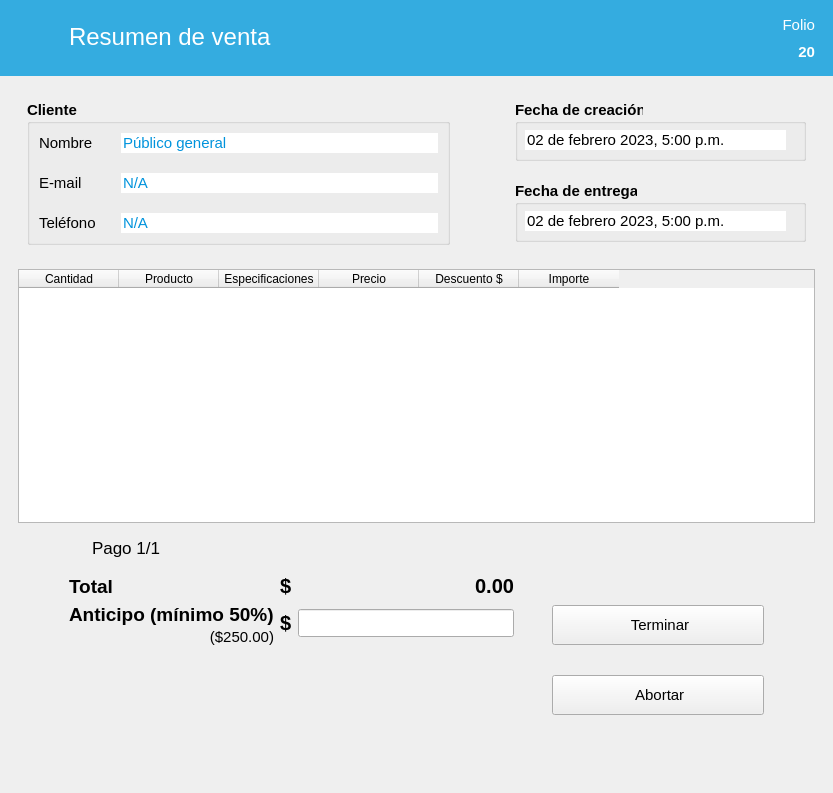
<?xml version="1.0" encoding="UTF-8"?>
<ui version="4.0">
 <class>ConfirmarVenta</class>
 <widget class="QWidget" name="ConfirmarVenta">
  <property name="windowModality">
   <enum>Qt::ApplicationModal</enum>
  </property>
  <property name="geometry">
   <rect>
    <x>0</x>
    <y>0</y>
    <width>833</width>
    <height>793</height>
   </rect>
  </property>
  <property name="windowTitle">
   <string>Form</string>
  </property>
  <layout class="QVBoxLayout" name="verticalLayout">
   <property name="leftMargin">
    <number>0</number>
   </property>
   <property name="topMargin">
    <number>0</number>
   </property>
   <property name="rightMargin">
    <number>0</number>
   </property>
   <item>
    <widget class="QFrame" name="frame">
     <property name="styleSheet">
      <string notr="true">QFrame { background-color: rgb(52, 172, 224); }</string>
     </property>
     <property name="frameShadow">
      <enum>QFrame::Raised</enum>
     </property>
     <layout class="QHBoxLayout" name="horizontalLayout">
      <property name="topMargin">
       <number>5</number>
      </property>
      <property name="bottomMargin">
       <number>5</number>
      </property>
      <item alignment="Qt::AlignLeft|Qt::AlignTop">
       <widget class="QFrame" name="frame_5">
        <property name="frameShadow">
         <enum>QFrame::Raised</enum>
        </property>
        <layout class="QHBoxLayout" name="horizontalLayout_2">
         <item>
          <widget class="QLabel" name="label">
           <property name="minimumSize">
            <size>
             <width>45</width>
             <height>45</height>
            </size>
           </property>
           <property name="font">
            <font>
             <pointsize>18</pointsize>
            </font>
           </property>
           <property name="styleSheet">
            <string notr="true">image: url(:/img/resources/images/shopping-cart.png);</string>
           </property>
           <property name="text">
            <string/>
           </property>
          </widget>
         </item>
         <item>
          <widget class="QLabel" name="label_17">
           <property name="minimumSize">
            <size>
             <width>211</width>
             <height>41</height>
            </size>
           </property>
           <property name="font">
            <font>
             <pointsize>18</pointsize>
            </font>
           </property>
           <property name="styleSheet">
            <string notr="true">color: rgb(255, 255, 255);</string>
           </property>
           <property name="text">
            <string>Resumen de venta</string>
           </property>
          </widget>
         </item>
        </layout>
       </widget>
      </item>
      <item alignment="Qt::AlignRight|Qt::AlignTop">
       <widget class="QFrame" name="frame_6">
        <property name="frameShadow">
         <enum>QFrame::Raised</enum>
        </property>
        <layout class="QVBoxLayout" name="verticalLayout_2">
         <item>
          <widget class="QLabel" name="label_5">
           <property name="minimumSize">
            <size>
             <width>41</width>
             <height>21</height>
            </size>
           </property>
           <property name="font">
            <font>
             <pointsize>11</pointsize>
            </font>
           </property>
           <property name="styleSheet">
            <string notr="true">color: rgb(255, 255, 255);</string>
           </property>
           <property name="text">
            <string>Folio</string>
           </property>
           <property name="alignment">
            <set>Qt::AlignRight|Qt::AlignTrailing|Qt::AlignVCenter</set>
           </property>
          </widget>
         </item>
         <item>
          <widget class="QLabel" name="lbFolio">
           <property name="minimumSize">
            <size>
             <width>61</width>
             <height>21</height>
            </size>
           </property>
           <property name="font">
            <font>
             <pointsize>11</pointsize>
             <bold>true</bold>
            </font>
           </property>
           <property name="styleSheet">
            <string notr="true">color: rgb(255, 255, 255);</string>
           </property>
           <property name="text">
            <string>20</string>
           </property>
           <property name="alignment">
            <set>Qt::AlignRight|Qt::AlignTrailing|Qt::AlignVCenter</set>
           </property>
          </widget>
         </item>
        </layout>
       </widget>
      </item>
     </layout>
    </widget>
   </item>
   <item>
    <widget class="QFrame" name="frame_2">
     <property name="frameShadow">
      <enum>QFrame::Raised</enum>
     </property>
     <layout class="QHBoxLayout" name="horizontalLayout_3">
      <property name="leftMargin">
       <number>18</number>
      </property>
      <property name="rightMargin">
       <number>18</number>
      </property>
      <item alignment="Qt::AlignTop">
       <widget class="QFrame" name="frame_7">
        <property name="frameShadow">
         <enum>QFrame::Raised</enum>
        </property>
        <layout class="QHBoxLayout" name="horizontalLayout_5">
         <property name="rightMargin">
          <number>50</number>
         </property>
         <item>
          <widget class="QGroupBox" name="groupBox">
           <property name="minimumSize">
            <size>
             <width>361</width>
             <height>131</height>
            </size>
           </property>
           <property name="font">
            <font>
             <pointsize>11</pointsize>
             <bold>true</bold>
            </font>
           </property>
           <property name="title">
            <string>Cliente</string>
           </property>
           <property name="flat">
            <bool>true</bool>
           </property>
           <layout class="QGridLayout" name="gridLayout">
            <property name="horizontalSpacing">
             <number>25</number>
            </property>
            <property name="verticalSpacing">
             <number>20</number>
            </property>
            <item row="0" column="0">
             <widget class="QLabel" name="label_6">
              <property name="font">
               <font>
                <pointsize>11</pointsize>
                <bold>false</bold>
               </font>
              </property>
              <property name="text">
               <string>Nombre</string>
              </property>
             </widget>
            </item>
            <item row="0" column="1">
             <widget class="QLineEdit" name="txtCliente">
              <property name="font">
               <font>
                <pointsize>11</pointsize>
                <italic>false</italic>
                <bold>false</bold>
               </font>
              </property>
              <property name="styleSheet">
               <string notr="true">color: rgb(0, 147, 220);</string>
              </property>
              <property name="text">
               <string>Público general</string>
              </property>
              <property name="frame">
               <bool>false</bool>
              </property>
              <property name="readOnly">
               <bool>true</bool>
              </property>
              <property name="clearButtonEnabled">
               <bool>false</bool>
              </property>
             </widget>
            </item>
            <item row="1" column="0">
             <widget class="QLabel" name="label_7">
              <property name="font">
               <font>
                <pointsize>11</pointsize>
                <bold>false</bold>
               </font>
              </property>
              <property name="text">
               <string>E-mail</string>
              </property>
             </widget>
            </item>
            <item row="1" column="1">
             <widget class="QLineEdit" name="txtCorreo">
              <property name="font">
               <font>
                <pointsize>11</pointsize>
                <bold>false</bold>
               </font>
              </property>
              <property name="styleSheet">
               <string notr="true">color: rgb(0, 147, 220);</string>
              </property>
              <property name="text">
               <string>N/A</string>
              </property>
              <property name="frame">
               <bool>false</bool>
              </property>
              <property name="readOnly">
               <bool>true</bool>
              </property>
              <property name="clearButtonEnabled">
               <bool>false</bool>
              </property>
             </widget>
            </item>
            <item row="2" column="0">
             <widget class="QLabel" name="label_8">
              <property name="font">
               <font>
                <pointsize>11</pointsize>
                <bold>false</bold>
               </font>
              </property>
              <property name="text">
               <string>Teléfono</string>
              </property>
             </widget>
            </item>
            <item row="2" column="1">
             <widget class="QLineEdit" name="txtTelefono">
              <property name="font">
               <font>
                <pointsize>11</pointsize>
                <bold>false</bold>
               </font>
              </property>
              <property name="styleSheet">
               <string notr="true">color: rgb(0, 147, 220);</string>
              </property>
              <property name="text">
               <string>N/A</string>
              </property>
              <property name="frame">
               <bool>false</bool>
              </property>
              <property name="readOnly">
               <bool>true</bool>
              </property>
              <property name="clearButtonEnabled">
               <bool>false</bool>
              </property>
             </widget>
            </item>
           </layout>
          </widget>
         </item>
        </layout>
       </widget>
      </item>
      <item alignment="Qt::AlignRight|Qt::AlignTop">
       <widget class="QFrame" name="frame_8">
        <property name="frameShadow">
         <enum>QFrame::Raised</enum>
        </property>
        <layout class="QVBoxLayout" name="verticalLayout_4">
         <property name="spacing">
          <number>20</number>
         </property>
         <item>
          <widget class="QGroupBox" name="groupBox_2">
           <property name="minimumSize">
            <size>
             <width>291</width>
             <height>61</height>
            </size>
           </property>
           <property name="font">
            <font>
             <pointsize>11</pointsize>
             <bold>true</bold>
            </font>
           </property>
           <property name="title">
            <string>Fecha de creación</string>
           </property>
           <property name="flat">
            <bool>true</bool>
           </property>
           <widget class="QLineEdit" name="txtCreacion">
            <property name="geometry">
             <rect>
              <x>10</x>
              <y>30</y>
              <width>261</width>
              <height>20</height>
             </rect>
            </property>
            <property name="font">
             <font>
              <pointsize>11</pointsize>
              <bold>false</bold>
             </font>
            </property>
            <property name="styleSheet">
             <string notr="true"/>
            </property>
            <property name="text">
             <string>02 de febrero 2023, 5:00 p.m.</string>
            </property>
            <property name="frame">
             <bool>false</bool>
            </property>
            <property name="readOnly">
             <bool>true</bool>
            </property>
            <property name="clearButtonEnabled">
             <bool>false</bool>
            </property>
           </widget>
          </widget>
         </item>
         <item>
          <widget class="QGroupBox" name="boxFechaEntrega">
           <property name="minimumSize">
            <size>
             <width>291</width>
             <height>61</height>
            </size>
           </property>
           <property name="font">
            <font>
             <pointsize>11</pointsize>
             <bold>true</bold>
            </font>
           </property>
           <property name="title">
            <string>Fecha de entrega</string>
           </property>
           <property name="flat">
            <bool>true</bool>
           </property>
           <widget class="QLineEdit" name="txtEntrega">
            <property name="geometry">
             <rect>
              <x>10</x>
              <y>30</y>
              <width>261</width>
              <height>20</height>
             </rect>
            </property>
            <property name="font">
             <font>
              <pointsize>11</pointsize>
              <bold>false</bold>
             </font>
            </property>
            <property name="styleSheet">
             <string notr="true"/>
            </property>
            <property name="text">
             <string>02 de febrero 2023, 5:00 p.m.</string>
            </property>
            <property name="frame">
             <bool>false</bool>
            </property>
            <property name="readOnly">
             <bool>true</bool>
            </property>
            <property name="clearButtonEnabled">
             <bool>false</bool>
            </property>
           </widget>
          </widget>
         </item>
        </layout>
       </widget>
      </item>
     </layout>
    </widget>
   </item>
   <item>
    <widget class="QFrame" name="frame_3">
     <property name="sizePolicy">
      <sizepolicy hsizetype="Expanding" vsizetype="Expanding">
       <horstretch>0</horstretch>
       <verstretch>0</verstretch>
      </sizepolicy>
     </property>
     <property name="frameShadow">
      <enum>QFrame::Raised</enum>
     </property>
     <layout class="QHBoxLayout" name="horizontalLayout_8">
      <property name="leftMargin">
       <number>18</number>
      </property>
      <property name="topMargin">
       <number>0</number>
      </property>
      <property name="rightMargin">
       <number>18</number>
      </property>
      <property name="bottomMargin">
       <number>0</number>
      </property>
      <item>
       <widget class="TablaDatos" name="tabla_productos">
        <property name="minimumSize">
         <size>
          <width>791</width>
          <height>238</height>
         </size>
        </property>
        <attribute name="horizontalHeaderMinimumSectionSize">
         <number>80</number>
        </attribute>
        <column>
         <property name="text">
          <string>Cantidad</string>
         </property>
        </column>
        <column>
         <property name="text">
          <string>Producto</string>
         </property>
        </column>
        <column>
         <property name="text">
          <string>Especificaciones</string>
         </property>
        </column>
        <column>
         <property name="text">
          <string>Precio</string>
         </property>
        </column>
        <column>
         <property name="text">
          <string>Descuento $</string>
         </property>
        </column>
        <column>
         <property name="text">
          <string>Importe</string>
         </property>
        </column>
       </widget>
      </item>
     </layout>
    </widget>
   </item>
   <item>
    <widget class="QFrame" name="frame_4">
     <property name="frameShadow">
      <enum>QFrame::Raised</enum>
     </property>
     <layout class="QGridLayout" name="gridLayout_2">
      <property name="rightMargin">
       <number>60</number>
      </property>
      <property name="bottomMargin">
       <number>0</number>
      </property>
      <property name="horizontalSpacing">
       <number>20</number>
      </property>
      <item row="0" column="0" alignment="Qt::AlignLeft">
       <widget class="QFrame" name="frame_12">
        <layout class="QHBoxLayout" name="horizontalLayout_4">
         <property name="spacing">
          <number>2</number>
         </property>
         <property name="topMargin">
          <number>0</number>
         </property>
         <property name="bottomMargin">
          <number>4</number>
         </property>
         <item>
          <widget class="QPushButton" name="btQuitar">
           <property name="cursor">
            <cursorShape>PointingHandCursor</cursorShape>
           </property>
           <property name="toolTip">
            <string>Quitar este pago de la venta</string>
           </property>
           <property name="styleSheet">
            <string notr="true">QPushButton {
        background-color: transparent;
        border: none;
        padding: 0px;
    }
    QPushButton:hover {
        background-color: rgba(255, 255, 255, 0);
    }
    QPushButton:pressed {
        background-color: rgba(255, 255, 255, 0);
    }</string>
           </property>
           <property name="text">
            <string notr="true"/>
           </property>
           <property name="icon">
            <iconset resource="../resources.qrc">
             <normaloff>:/img/resources/images/minus2.png</normaloff>:/img/resources/images/minus2.png</iconset>
           </property>
           <property name="iconSize">
            <size>
             <width>20</width>
             <height>20</height>
            </size>
           </property>
           <property name="flat">
            <bool>true</bool>
           </property>
          </widget>
         </item>
         <item>
          <spacer name="horizontalSpacer">
           <property name="orientation">
            <enum>Qt::Horizontal</enum>
           </property>
           <property name="sizeType">
            <enum>QSizePolicy::Fixed</enum>
           </property>
           <property name="sizeHint" stdset="0">
            <size>
             <width>6</width>
             <height>0</height>
            </size>
           </property>
          </spacer>
         </item>
         <item>
          <widget class="QPushButton" name="btAnterior">
           <property name="cursor">
            <cursorShape>PointingHandCursor</cursorShape>
           </property>
           <property name="styleSheet">
            <string notr="true">QPushButton {
        background-color: transparent;
        border: none;
        padding: 0px;
    }
    QPushButton:hover {
        background-color: rgba(255, 255, 255, 0);
    }
    QPushButton:pressed {
        background-color: rgba(255, 255, 255, 0);
    }</string>
           </property>
           <property name="text">
            <string notr="true"/>
           </property>
           <property name="icon">
            <iconset resource="../resources.qrc">
             <normaloff>:/img/resources/images/back.png</normaloff>:/img/resources/images/back.png</iconset>
           </property>
           <property name="iconSize">
            <size>
             <width>20</width>
             <height>20</height>
            </size>
           </property>
           <property name="flat">
            <bool>true</bool>
           </property>
          </widget>
         </item>
         <item>
          <widget class="QLabel" name="lbContador">
           <property name="font">
            <font>
             <pointsize>13</pointsize>
            </font>
           </property>
           <property name="text">
            <string>Pago 1/1</string>
           </property>
          </widget>
         </item>
         <item>
          <widget class="QPushButton" name="btSiguiente">
           <property name="cursor">
            <cursorShape>PointingHandCursor</cursorShape>
           </property>
           <property name="styleSheet">
            <string notr="true">QPushButton {
        background-color: transparent;
        border: none;
        padding: 0px;
    }
    QPushButton:hover {
        background-color: rgba(255, 255, 255, 0);
    }
    QPushButton:pressed {
        background-color: rgba(255, 255, 255, 0);
    }</string>
           </property>
           <property name="text">
            <string notr="true"/>
           </property>
           <property name="icon">
            <iconset resource="../resources.qrc">
             <normaloff>:/img/resources/images/next.png</normaloff>:/img/resources/images/next.png</iconset>
           </property>
           <property name="iconSize">
            <size>
             <width>20</width>
             <height>20</height>
            </size>
           </property>
           <property name="flat">
            <bool>true</bool>
           </property>
          </widget>
         </item>
         <item>
          <spacer name="horizontalSpacer_2">
           <property name="orientation">
            <enum>Qt::Horizontal</enum>
           </property>
           <property name="sizeType">
            <enum>QSizePolicy::Fixed</enum>
           </property>
           <property name="sizeHint" stdset="0">
            <size>
             <width>6</width>
             <height>0</height>
            </size>
           </property>
          </spacer>
         </item>
         <item>
          <widget class="QPushButton" name="btAgregar">
           <property name="cursor">
            <cursorShape>PointingHandCursor</cursorShape>
           </property>
           <property name="toolTip">
            <string>Agregar pago a la venta</string>
           </property>
           <property name="styleSheet">
            <string notr="true">QPushButton {
        background-color: transparent;
        border: none;
        padding: 0px;
    }
    QPushButton:hover {
        background-color: rgba(255, 255, 255, 0);
    }
    QPushButton:pressed {
        background-color: rgba(255, 255, 255, 0);
    }</string>
           </property>
           <property name="text">
            <string notr="true"/>
           </property>
           <property name="icon">
            <iconset resource="../resources.qrc">
             <normaloff>:/img/resources/images/plus2.png</normaloff>:/img/resources/images/plus2.png</iconset>
           </property>
           <property name="iconSize">
            <size>
             <width>20</width>
             <height>20</height>
            </size>
           </property>
           <property name="flat">
            <bool>true</bool>
           </property>
          </widget>
         </item>
        </layout>
       </widget>
      </item>
      <item row="1" column="0">
       <widget class="QFrame" name="frame_10">
        <layout class="QGridLayout" name="gridLayout_3">
         <property name="leftMargin">
          <number>60</number>
         </property>
         <property name="topMargin">
          <number>4</number>
         </property>
         <property name="verticalSpacing">
          <number>0</number>
         </property>
         <item row="0" column="2">
          <widget class="QLabel" name="lbTotal">
           <property name="minimumSize">
            <size>
             <width>180</width>
             <height>28</height>
            </size>
           </property>
           <property name="font">
            <font>
             <pointsize>15</pointsize>
             <bold>true</bold>
            </font>
           </property>
           <property name="text">
            <string>0.00</string>
           </property>
           <property name="alignment">
            <set>Qt::AlignRight|Qt::AlignTrailing|Qt::AlignVCenter</set>
           </property>
          </widget>
         </item>
         <item row="1" column="0" rowspan="2">
          <widget class="QLabel" name="lbAnticipo1">
           <property name="minimumSize">
            <size>
             <width>0</width>
             <height>28</height>
            </size>
           </property>
           <property name="font">
            <font>
             <pointsize>14</pointsize>
             <bold>true</bold>
            </font>
           </property>
           <property name="text">
            <string>Anticipo (mínimo 50%)</string>
           </property>
          </widget>
         </item>
         <item row="0" column="0">
          <widget class="QLabel" name="label_20">
           <property name="minimumSize">
            <size>
             <width>149</width>
             <height>0</height>
            </size>
           </property>
           <property name="font">
            <font>
             <pointsize>14</pointsize>
             <bold>true</bold>
            </font>
           </property>
           <property name="text">
            <string>Total</string>
           </property>
          </widget>
         </item>
         <item row="0" column="1">
          <widget class="QLabel" name="label_24">
           <property name="minimumSize">
            <size>
             <width>0</width>
             <height>28</height>
            </size>
           </property>
           <property name="font">
            <font>
             <pointsize>15</pointsize>
             <bold>true</bold>
            </font>
           </property>
           <property name="text">
            <string>$</string>
           </property>
          </widget>
         </item>
         <item row="3" column="0">
          <widget class="QLabel" name="lbCincuenta">
           <property name="font">
            <font>
             <pointsize>11</pointsize>
            </font>
           </property>
           <property name="text">
            <string>($250.00)</string>
           </property>
           <property name="alignment">
            <set>Qt::AlignRight|Qt::AlignTrailing|Qt::AlignVCenter</set>
           </property>
          </widget>
         </item>
         <item row="1" column="2" rowspan="3">
          <widget class="NumberEdit" name="txtAnticipo">
           <property name="sizePolicy">
            <sizepolicy hsizetype="Expanding" vsizetype="Fixed">
             <horstretch>0</horstretch>
             <verstretch>0</verstretch>
            </sizepolicy>
           </property>
           <property name="minimumSize">
            <size>
             <width>180</width>
             <height>28</height>
            </size>
           </property>
           <property name="styleSheet">
            <string notr="true">color: rgb(0, 170, 0);</string>
           </property>
          </widget>
         </item>
         <item row="1" column="1" rowspan="3">
          <widget class="QLabel" name="lbAnticipo2">
           <property name="minimumSize">
            <size>
             <width>0</width>
             <height>28</height>
            </size>
           </property>
           <property name="font">
            <font>
             <pointsize>15</pointsize>
             <bold>true</bold>
            </font>
           </property>
           <property name="text">
            <string>$</string>
           </property>
          </widget>
         </item>
        </layout>
       </widget>
      </item>
      <item row="2" column="0">
       <widget class="StackPagos" name="stackedWidget"/>
      </item>
      <item row="0" column="1" rowspan="3" alignment="Qt::AlignVCenter">
       <widget class="QFrame" name="frame_16">
        <property name="minimumSize">
         <size>
          <width>230</width>
          <height>0</height>
         </size>
        </property>
        <property name="frameShadow">
         <enum>QFrame::Raised</enum>
        </property>
        <layout class="QVBoxLayout" name="verticalLayout_8">
         <property name="spacing">
          <number>30</number>
         </property>
         <item>
          <widget class="QPushButton" name="btListo">
           <property name="minimumSize">
            <size>
             <width>130</width>
             <height>40</height>
            </size>
           </property>
           <property name="font">
            <font>
             <pointsize>11</pointsize>
            </font>
           </property>
           <property name="text">
            <string> Terminar</string>
           </property>
           <property name="icon">
            <iconset resource="../resources.qrc">
             <normaloff>:/img/resources/images/accept.png</normaloff>:/img/resources/images/accept.png</iconset>
           </property>
           <property name="iconSize">
            <size>
             <width>25</width>
             <height>25</height>
            </size>
           </property>
          </widget>
         </item>
         <item>
          <widget class="QPushButton" name="btCancelar">
           <property name="minimumSize">
            <size>
             <width>130</width>
             <height>40</height>
            </size>
           </property>
           <property name="font">
            <font>
             <pointsize>11</pointsize>
            </font>
           </property>
           <property name="text">
            <string> Abortar</string>
           </property>
           <property name="icon">
            <iconset resource="../resources.qrc">
             <normaloff>:/img/resources/images/trash.png</normaloff>:/img/resources/images/trash.png</iconset>
           </property>
           <property name="iconSize">
            <size>
             <width>25</width>
             <height>25</height>
            </size>
           </property>
          </widget>
         </item>
        </layout>
       </widget>
      </item>
     </layout>
    </widget>
   </item>
  </layout>
 </widget>
 <customwidgets>
  <customwidget>
   <class>TablaDatos</class>
   <extends>QTableWidget</extends>
   <header>utils.mywidgets.h</header>
  </customwidget>
  <customwidget>
   <class>NumberEdit</class>
   <extends>QLineEdit</extends>
   <header>utils.mywidgets.h</header>
  </customwidget>
  <customwidget>
   <class>StackPagos</class>
   <extends>QStackedWidget</extends>
   <header>utils.mywidgets.h</header>
   <container>1</container>
  </customwidget>
 </customwidgets>
 <resources>
  <include location="../resources.qrc"/>
 </resources>
 <connections/>
</ui>
